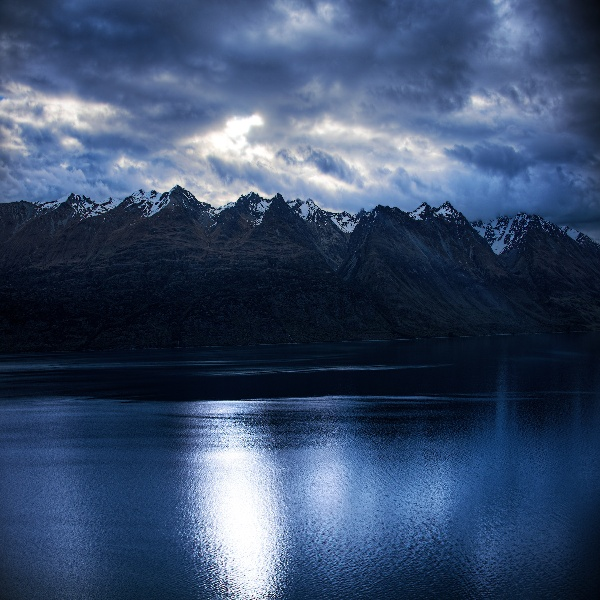
#> input picture histogram/testimage.jpg, 600 x 600 px
$ python pixels_.py --image ../../histogram/testimage.jpg
#> lines starting #> are read from the running program, lines starting #| are printed output that depends on the picture
import argparse
import numpy as np
import cv2

"""
    Notes :
    1. opencv view image as the numpy ndarray.
    2. opecv stores RGB in reverse order that is in BGR.
"""
# argument parser.
ap = argparse.ArgumentParser()
ap.add_argument("-i", "--image", required=True, help="Path to Image")
args = vars(ap.parse_args())
# Here Image a Ndarray and can be think as the Matrix of pixels.
# think about image as matrices.
# these pixels means a lot to you.
image = cv2.imread(args['image'])
#> image is the input picture: shape (600, 600, 3); mean B, G, R 106.6, 76.1, 57.2
overlap_image = np.random.randint(
    0, high=255, size=(100, 100, 1), dtype="uint8")
cv2.imshow("Orignal Image", image)
print(args)
## overlap_image = np.ones(shape=(100, 100, 3), dtype="uint8")
## overlap_image = overlap_image * 130
image[0:100, 0:100] = overlap_image
image[100:200, 100:200] = overlap_image
image[0:100, 100:200] = (0, 255, 0)
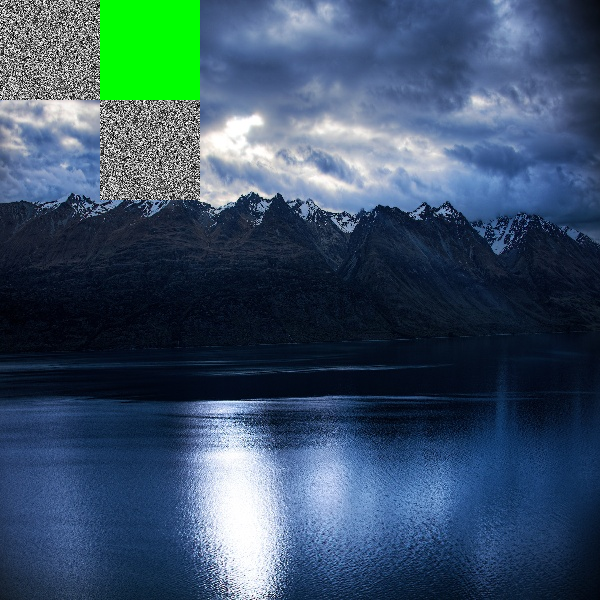
#> image: shape (600, 600, 3); mean B, G, R 102.4, 82, 57.6
cv2.imshow("overlap Image", overlap_image)
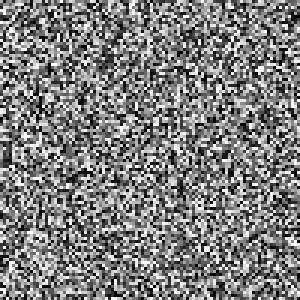
#> window 'overlap Image': shape (100, 100, 1) (shown 3 times larger); min 0, max 254, mean 126.2
cv2.imshow("Modified Image", image)
cv2.waitKey(0)
